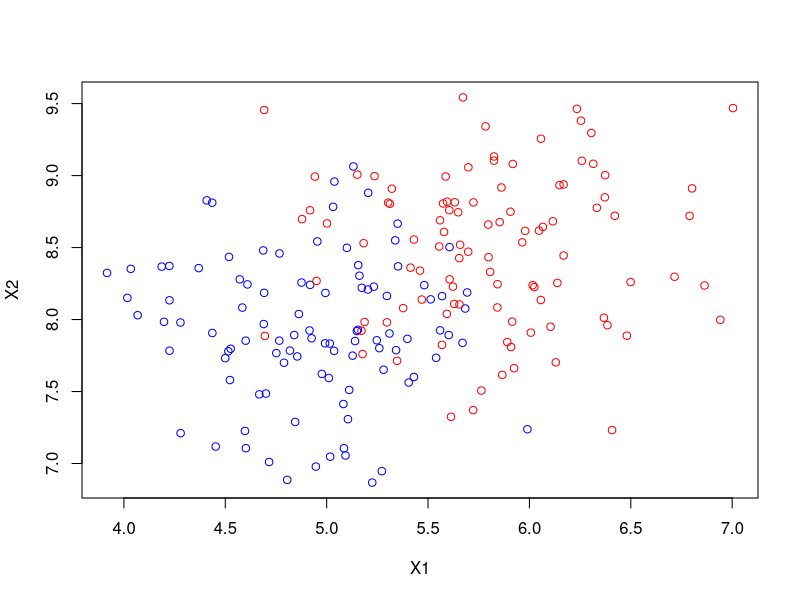
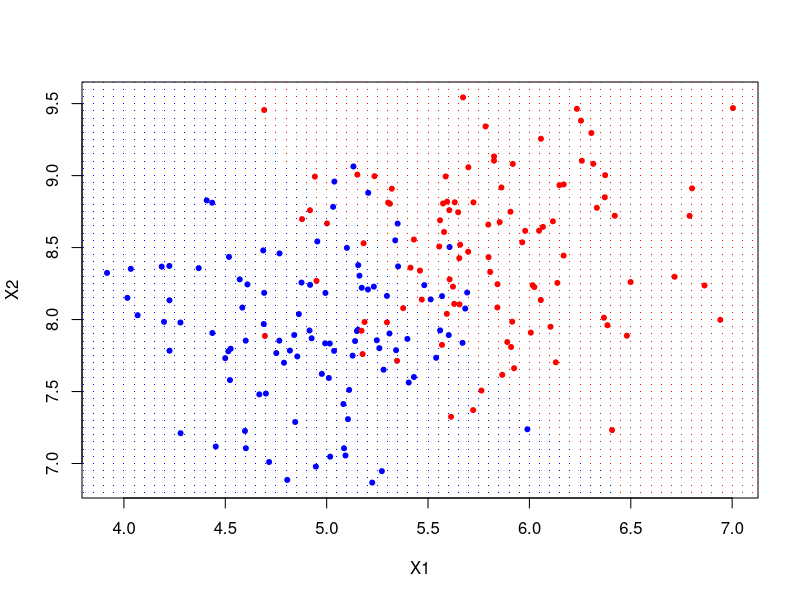

Source code (R) for these figures, in order:
add_colour <- function(col,
                        n = 100,
                        mean_X1 = 10,
                        mean_X2 = 10,
                        sd_X1 = 0.5,
                        sd_X2 = 0.5,
                        covar = 0){
  E_cor <- rnorm(n,0, 1 )
  dir <- 1
  if (covar<0) {dir = -1}
  f = sqrt(abs(covar))
  X1 <- mean_X1 + E_cor*f + rnorm(n, 0, sd_X1 )*(1-f)
  X2 <- mean_X2 + E_cor*dir*f + rnorm(n, 0, sd_X2 )*(1-f)
  Y <- col
  result <- data.frame(X1,X2,Y,stringsAsFactors = F)
  return(result)
}

library(class)
# creates a data frame and draws different classes onto it

data.cols <- data.frame(NULL)

rows <- add_colour('blue',mean_X1=5,mean_X2=8)
data.cols<-rbind(data.cols,rows)

rows <- add_colour('red',mean_X1=5.8,mean_X2=8.5)
data.cols<-rbind(data.cols,rows)

plot(X2~X1,col=Y,data=data.cols)

set.seed(1)

library(dplyr)
# let's us select columns easily
# e.g. select(data.cols,X1, X2)
# see prediction for training points

train.X = data.cols[,c(1,2)]
train.Y = data.cols[,3]

# let's test our predictions on the test data
test.X = train.X


knn.pred=knn(train.X,test.X,train.Y,k=10)
table(predicted=knn.pred,actual=train.Y)


# we can run the predictions on a grid of points to
# see the areas predicted for each colour

# make grid
x1_seq = seq(3,8,0.05)
x2_seq = seq(5,10,0.05)
gridpoints <- NULL
for (i in x1_seq){
  for (j in x2_seq){
    gridpoints<-rbind(gridpoints,c(i,j))
  }
}
gridpoints=data.frame(gridpoints)
colnames(gridpoints) <- c("X1", "X2")

# predict using training data
knn_grid.pred=knn(train.X,gridpoints,train.Y,k=100)

# convert to characters so colours can be used for plotting
gridpoints$Y<-as.character(knn_grid.pred)

# plot original data
plot(X2~X1,col=Y,pch=20, data=data.cols)

# plot gridpoints
points(X2~X1,pch='.',col=Y, data=gridpoints)

